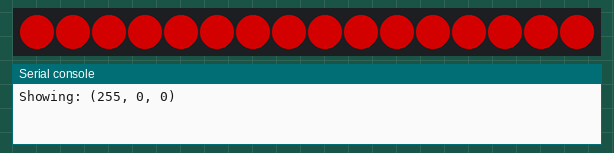
This program was run on a simulated CircuitPython board. Shown: 16 RGB LEDs in strip order, left to right, the last lines printed to the serial console. Dim RGB values are drawn brighter than linear.

Above: at 0.1 s.
At 1.1 s:
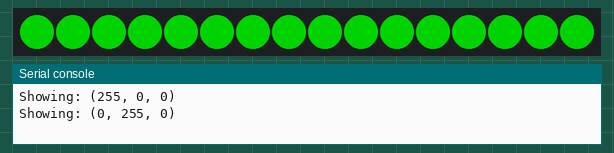
At 2.1 s:
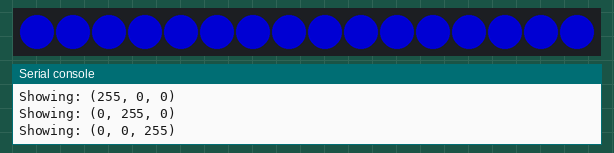
At 3.1 s:
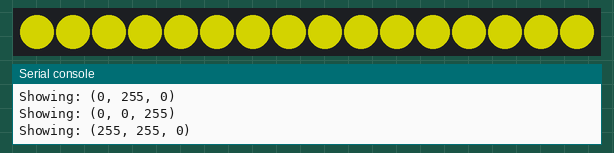

The program:

neopixel_basic_commented.py
```python
# (licence header left out)
# --- Libraries ----------------------------------------------------------
# "import" brings in code someone else already wrote so we can use it.
import time       # lets us pause the program with time.sleep()
import board      # names for the physical pins on this board
import neopixel   # knows how to talk to NeoPixel LED strips

# --- Settings -----------------------------------------------------------
# These are in CAPS to signal "these are the knobs you can turn."
# Change these numbers and re-save to see what happens.
PIXEL_PIN = board.D5   # the pin wired to the strip's DIN
NUM_PIXELS = 16        # how many LEDs on your strip
BRIGHTNESS = 0.5       # 0.0 to 1.0 - keep it low, bright LEDs use a lot of power
DELAY = 1              # seconds each color stays on

# Build the strip object. From here on, "pixels" IS the strip -
# anything we want the LEDs to do, we ask "pixels" to do.
pixels = neopixel.NeoPixel(PIXEL_PIN, NUM_PIXELS, brightness=BRIGHTNESS)

# --- Colors -------------------------------------------------------------
# Every color is three numbers: (red, green, blue).
# Each one runs 0 (off) to 255 (full). Mixing them makes every other color -
# YELLOW below is just red and green together, with no blue.
RED = (255, 0, 0)
GREEN = (0, 255, 0)
YELLOW = (255, 255, 0)
BLUE = (0, 0, 255)

# --- Main loop ----------------------------------------------------------
# "while True" means repeat forever, until the board is unplugged or reset.
while True:

    # Step through the list one color at a time. Each time around,
    # the variable "color" holds the next color in the list.
    for color in [RED, GREEN, BLUE]:
        print("Showing:", color)   # sends text to the serial console
        pixels.fill(color)         # sets every LED on the strip to this color
        time.sleep(DELAY)          # wait here before moving on

    # Once the loop finishes all three, flash yellow before starting over.
    print("Showing:", YELLOW)
    pixels.fill(YELLOW)
    time.sleep(DELAY)
```

Measured:
- by itself, everything shown: repeats every 4.0 s, in 4 steps
- what the display in image 1 shows lasts 1.0 s, from 1.0 s to 2.0 s
